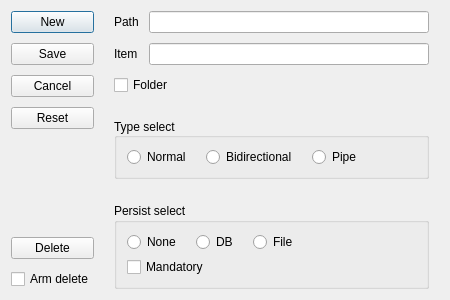
<?xml version="1.0" encoding="UTF-8"?>
<ui version="4.0">
 <class>ManageWindow</class>
 <widget class="QDialog" name="ManageWindow">
  <property name="geometry">
   <rect>
    <x>0</x>
    <y>0</y>
    <width>450</width>
    <height>300</height>
   </rect>
  </property>
  <property name="windowTitle">
   <string>Dialog</string>
  </property>
  <layout class="QHBoxLayout" name="horizontalLayout_3">
   <property name="spacing">
    <number>10</number>
   </property>
   <item>
    <layout class="QVBoxLayout" name="verticalLayout">
     <property name="spacing">
      <number>10</number>
     </property>
     <item>
      <widget class="QPushButton" name="newButton">
       <property name="text">
        <string>New</string>
       </property>
      </widget>
     </item>
     <item>
      <widget class="QPushButton" name="saveButton">
       <property name="text">
        <string>Save</string>
       </property>
      </widget>
     </item>
     <item>
      <widget class="QPushButton" name="cancelButton">
       <property name="text">
        <string>Cancel</string>
       </property>
      </widget>
     </item>
     <item>
      <widget class="QPushButton" name="resetButton">
       <property name="text">
        <string>Reset</string>
       </property>
      </widget>
     </item>
     <item>
      <spacer name="verticalSpacer">
       <property name="orientation">
        <enum>Qt::Vertical</enum>
       </property>
       <property name="sizeHint" stdset="0">
        <size>
         <width>20</width>
         <height>40</height>
        </size>
       </property>
      </spacer>
     </item>
     <item>
      <widget class="QPushButton" name="deleteButton">
       <property name="text">
        <string>Delete</string>
       </property>
      </widget>
     </item>
     <item>
      <widget class="QCheckBox" name="armDelButton">
       <property name="text">
        <string>Arm delete</string>
       </property>
      </widget>
     </item>
    </layout>
   </item>
   <item>
    <layout class="QVBoxLayout" name="verticalLayout_2">
     <property name="spacing">
      <number>10</number>
     </property>
     <property name="leftMargin">
      <number>10</number>
     </property>
     <property name="rightMargin">
      <number>10</number>
     </property>
     <item>
      <layout class="QGridLayout" name="gridLayout">
       <item row="0" column="1">
        <widget class="QLineEdit" name="pathEdit">
         <property name="readOnly">
          <bool>true</bool>
         </property>
        </widget>
       </item>
       <item row="1" column="1">
        <widget class="QLineEdit" name="itemEdit"/>
       </item>
       <item row="0" column="0">
        <widget class="QLabel" name="pathLabel">
         <property name="text">
          <string>Path</string>
         </property>
        </widget>
       </item>
       <item row="1" column="0">
        <widget class="QLabel" name="itemLabel">
         <property name="text">
          <string>Item</string>
         </property>
        </widget>
       </item>
      </layout>
     </item>
     <item>
      <widget class="QCheckBox" name="folderButton">
       <property name="text">
        <string>Folder</string>
       </property>
      </widget>
     </item>
     <item>
      <spacer name="verticalSpacer_2">
       <property name="orientation">
        <enum>Qt::Vertical</enum>
       </property>
       <property name="sizeHint" stdset="0">
        <size>
         <width>20</width>
         <height>40</height>
        </size>
       </property>
      </spacer>
     </item>
     <item>
      <widget class="QGroupBox" name="typeSelBox">
       <property name="title">
        <string>Type select</string>
       </property>
       <property name="alignment">
        <set>Qt::AlignLeading|Qt::AlignLeft|Qt::AlignVCenter</set>
       </property>
       <property name="flat">
        <bool>false</bool>
       </property>
       <property name="checkable">
        <bool>false</bool>
       </property>
       <layout class="QHBoxLayout" name="horizontalLayout_2">
        <property name="spacing">
         <number>15</number>
        </property>
        <property name="leftMargin">
         <number>10</number>
        </property>
        <item>
         <widget class="QRadioButton" name="typeNormalButton">
          <property name="text">
           <string>Normal</string>
          </property>
         </widget>
        </item>
        <item>
         <widget class="QRadioButton" name="typeBidirButton">
          <property name="text">
           <string>Bidirectional</string>
          </property>
         </widget>
        </item>
        <item>
         <widget class="QRadioButton" name="typePipeButton">
          <property name="text">
           <string>Pipe</string>
          </property>
         </widget>
        </item>
        <item>
         <spacer name="horizontalSpacer">
          <property name="orientation">
           <enum>Qt::Horizontal</enum>
          </property>
          <property name="sizeHint" stdset="0">
           <size>
            <width>40</width>
            <height>20</height>
           </size>
          </property>
         </spacer>
        </item>
       </layout>
      </widget>
     </item>
     <item>
      <spacer name="verticalSpacer_3">
       <property name="orientation">
        <enum>Qt::Vertical</enum>
       </property>
       <property name="sizeHint" stdset="0">
        <size>
         <width>20</width>
         <height>40</height>
        </size>
       </property>
      </spacer>
     </item>
     <item>
      <widget class="QGroupBox" name="persistSelBox">
       <property name="title">
        <string>Persist select</string>
       </property>
       <layout class="QVBoxLayout" name="verticalLayout_3">
        <property name="spacing">
         <number>5</number>
        </property>
        <property name="leftMargin">
         <number>10</number>
        </property>
        <item>
         <layout class="QHBoxLayout" name="horizontalLayout">
          <property name="spacing">
           <number>15</number>
          </property>
          <item>
           <widget class="QRadioButton" name="persistNoneButton">
            <property name="text">
             <string>None</string>
            </property>
           </widget>
          </item>
          <item>
           <widget class="QRadioButton" name="persistDbButton">
            <property name="text">
             <string>DB</string>
            </property>
           </widget>
          </item>
          <item>
           <widget class="QRadioButton" name="persistFileButton">
            <property name="text">
             <string>File</string>
            </property>
           </widget>
          </item>
          <item>
           <spacer name="horizontalSpacer_2">
            <property name="orientation">
             <enum>Qt::Horizontal</enum>
            </property>
            <property name="sizeHint" stdset="0">
             <size>
              <width>40</width>
              <height>20</height>
             </size>
            </property>
           </spacer>
          </item>
         </layout>
        </item>
        <item>
         <widget class="QCheckBox" name="mandatoryButton">
          <property name="text">
           <string>Mandatory</string>
          </property>
         </widget>
        </item>
       </layout>
      </widget>
     </item>
    </layout>
   </item>
  </layout>
 </widget>
 <resources/>
 <connections/>
</ui>
